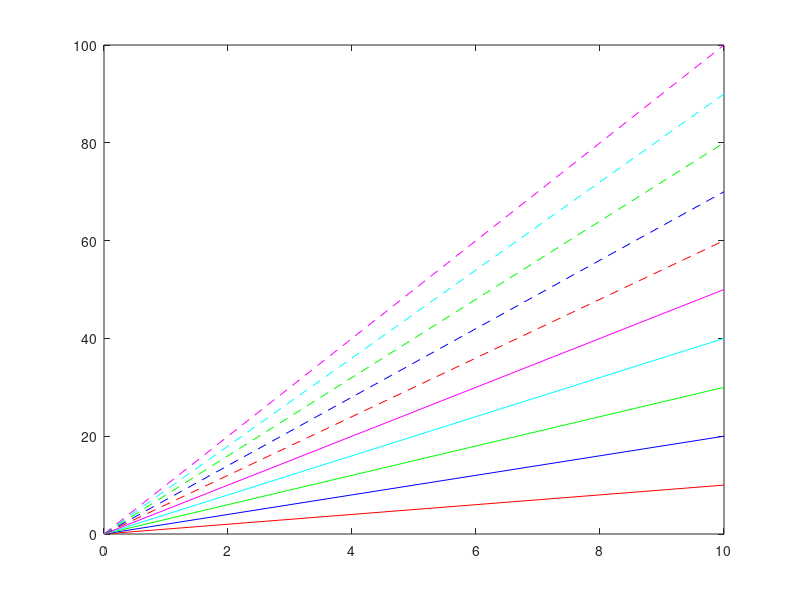

The MATLAB source for this figure: (Note: this script raises an error after producing the figure.)
% Basic legendflex example from the legendflex repository
% https://github.com/kakearney/legendflex-pkg
% Then save figure with matlab2tikz

clear
clc
close all

figure('color','w');

linespec = [repmat({'r';'b';'g';'c';'m'},2,1), ...
[repmat({'-'}, 5, 1); repmat({'--'}, 5, 1)]];


x = [0 10];
y = (1:10)'*x;
lbl = cellstr(num2str((1:10)'));

% hln = NaN(1,2);
hln(:,2) = plot(x, y);
set(hln(:,2), {'color','linestyle'}, linespec);

[hl(2).leg, hl(2).obj, hl(2).hout, hl(2).mout] = ...
legendflex(hln(1:5,2), lbl(1:5), ...
'anchor', {'nw','nw'}, ...
'buffer', [5 -5], ...
'fontsize',10, ... % has to match document. Otherwise box not wide enough
'xscale',0.5, ...
'title', 'Color');
[hl(3).leg, hl(3).obj, hl(3).hout, hl(3).mout] = ...
legendflex(hln([1 6],2), {'thing 1', 'thing 2'}, ...
'ref', hl(2).leg, ...
'anchor', {'ne','nw'}, ...
'buffer', [5 0], ...
'FontName', 'Times New Roman', ...
'fontsize', 10, ...
'title', 'Line');

% Save figure
matlab2tikz('figure.tex', ...
  'strictFontSize', false);